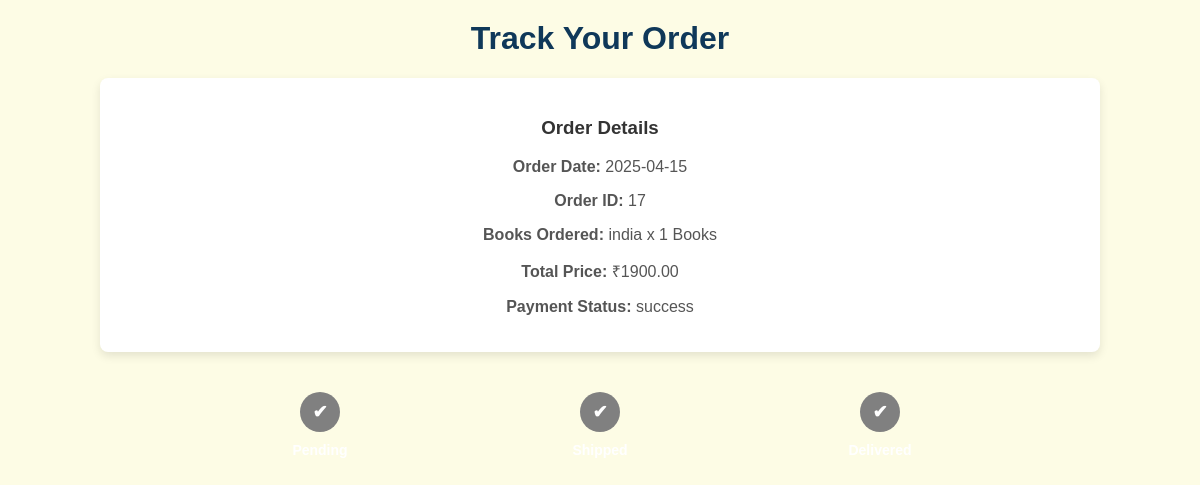
Screenshot of /track_order.php (signed in) with the database file from the repository.
### tables this page shows
CREATE TABLE `confirm_order` (
  `id` int(11) NOT NULL,
  `user_id` int(11) NOT NULL,
  `name` varchar(255) NOT NULL,
  `number` varchar(15) NOT NULL,
  `email` varchar(255) NOT NULL,
  `address` text NOT NULL,
  `total_books` text NOT NULL,
  `total_price` decimal(10,2) NOT NULL,
  `order_date` date NOT NULL DEFAULT curdate(),
  `payment_id` varchar(255) DEFAULT NULL,
  `payment_status` enum('pending','success','failed') NOT NULL DEFAULT 'pending',
  `delivery_staff_id` int(11) DEFAULT NULL,
  `order_status` varchar(50) DEFAULT 'Pending',
  `district` varchar(255) NOT NULL,
  `taluka` varchar(255) NOT NULL
);

### track_order.php (the view, shortened to what this page needs)
<?php
include('config.php');
$user_id = $_SESSION['user_id'];
$query = "SELECT * FROM confirm_order WHERE user_id = ? ORDER BY order_date DESC";
$stmt = $conn->prepare($query);
$stmt->bind_param("i", $user_id);
$stmt->execute();
$result = $stmt->get_result();
if ($result->num_rows > 0) {
    $order = $result->fetch_assoc();
} else {
    echo "No orders found.";
    exit();
}
?>
<!DOCTYPE html>
<html lang="en">
<head>
</head>
<body>
<h1>Track Your Order</h1>
<div class="order-summary">
    <h3>Order Details</h3>
    <p><strong>Order Date:</strong> <?= htmlspecialchars($order['order_date']) ?></p>
    <p><strong>Order ID:</strong> <?= htmlspecialchars($order['id']) ?></p>
    <p><strong>Books Ordered:</strong> <?= htmlspecialchars($order['total_books']) ?> Books</p>
    <p><strong>Total Price:</strong> ₹<?= htmlspecialchars($order['total_price']) ?></p>
    <p><strong>Payment Status:</strong> <?= htmlspecialchars($order['payment_status']) ?></p>
</div>
<div class="tracker">
    <div class="tracker-step <?= ($order['order_status'] == 'Pending') ? 'in-progress' : ($order['order_status'] == 'Shipped' ? 'completed' : '') ?>">
        <div class="circle"><?= ($order['order_status'] == 'Pending') ? '1' : '✔' ?></div>
        <div class="label">Pending</div>
    </div>
    <div class="tracker-step <?= ($order['order_status'] == 'Shipped') ? 'in-progress' : ($order['order_status'] == 'Delivered' ? 'completed' : '') ?>">
        <div class="circle"><?= ($order['order_status'] == 'Shipped') ? '2' : '✔' ?></div>
        <div class="label">Shipped</div>
    </div>
    <div class="tracker-step <?= ($order['order_status'] == 'Delivered') ? 'completed' : '' ?>">
        <div class="circle"><?= ($order['order_status'] == 'Delivered') ? '3' : '✔' ?></div>
        <div class="label">Delivered</div>
    </div>
</div>
</body>
</html>

### track_order.php (style rules this page uses)
body { font-family: Arial, sans-serif; background: #fdfce5; text-align: center; margin: 0; padding: 0; }
h1 { margin-top: 20px; color: #0f3859; }
.order-summary { background: #ffffff; margin: 20px auto; padding: 20px; border-radius: 8px; width: 80%; box-shadow: 0 4px 10px rgba(0, 0, 0, 0.1); }
.order-summary h3 { color: #333; }
.order-summary p { font-size: 16px; color: #555; }
.tracker { display: flex; justify-content: space-between; margin: 30px auto; width: 70%; padding: 10px; }
.tracker-step { position: relative; flex: 1; text-align: center; color: #fff; font-weight: bold; }
.tracker-step .circle { width: 40px; height: 40px; border-radius: 50%; background-color: gray; margin: 0 auto; line-height: 40px; font-size: 18px; }
.tracker-step .label { margin-top: 10px; font-size: 14px; }

### rows the page displays
confirm_order: order_date "2025-04-15", id "17", total_books "india x 1", total_price "1900.00", payment_status "success"
